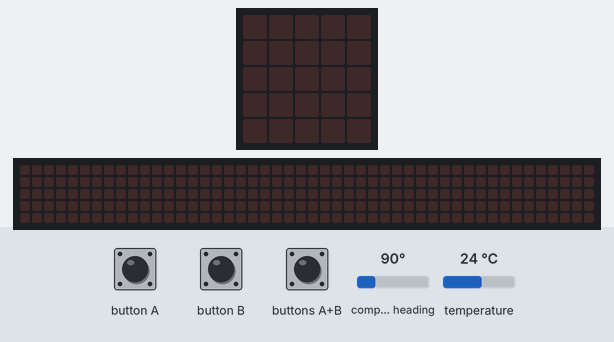
Recording of a program running on a simulated BBC micro:bit (MakeCode). On the bench: the board's 5×5 LED display, a strip that is not on the board, showing the scrolling text unrolled. The inputs (shaded band) are chosen by the test bench; at power-on: compass heading 90°, temperature 24 °C. The 48×5 strip is a reading aid, not a part: it shows the text the display is scrolling, unrolled, one strip-width of it at a time; the compass is already calibrated.

Above: at 1.2 s.
1.3 s: button B pressed for 0.15 s
At 1.9 s:
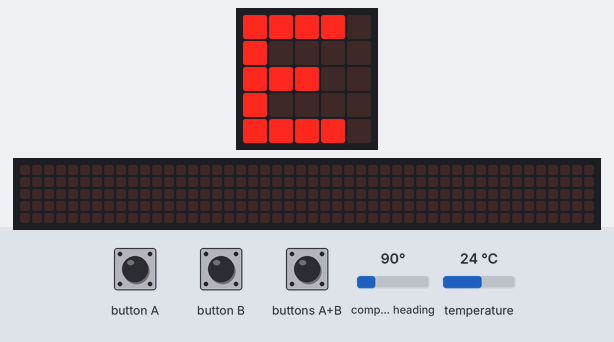
4.4 s: button A pressed for 3.2 s
At 9.32 s:
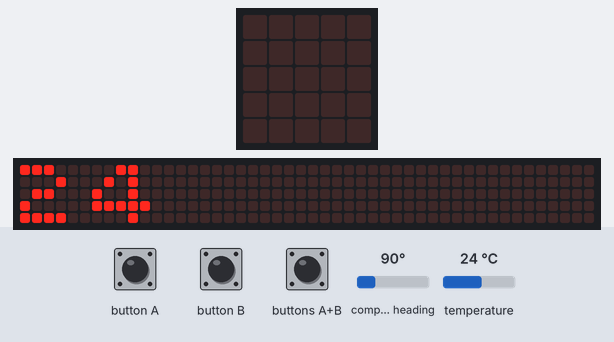
10.6 s: button B pressed for 1 s
At 13.43 s:
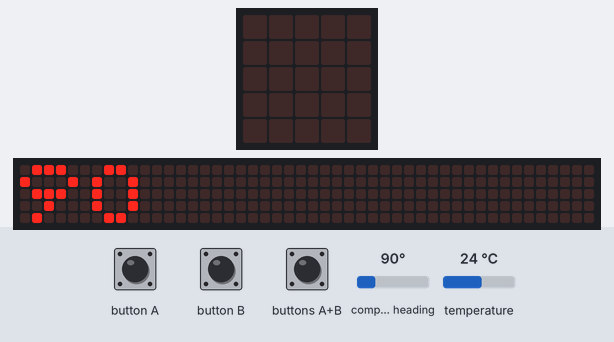
13.6 s: button B pressed for 3.2 s
At 16.6 s:
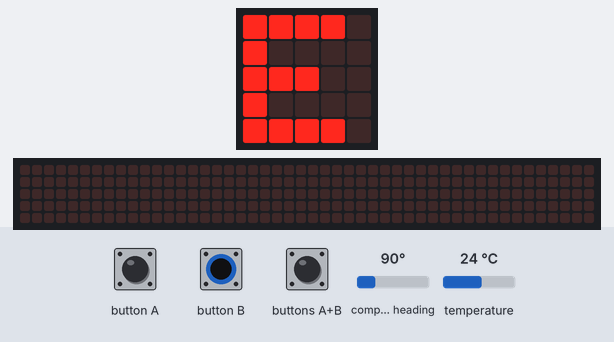
18.3 s: compass heading set to 7°
At 20.0 s:
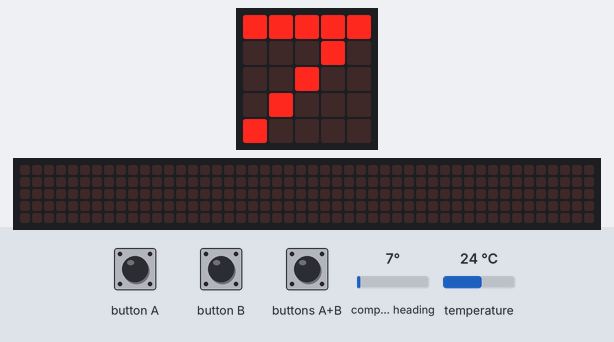
20.3 s: button B pressed for 0.15 s
At 20.9 s:
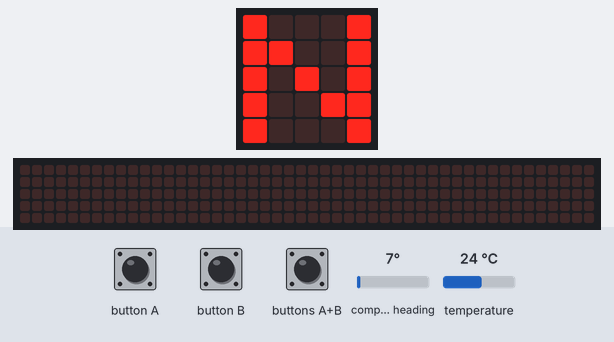
Timing chart, 0 to 23.3 s (numbered marks = the images above; inputs shaded):
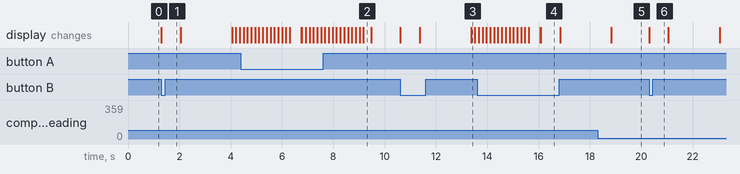

Measured:
- after the input at 1.3 s, the display: changes at once (image 1)
- after the input at 10.6 s, the display: first changes at once (image 3 shows a later state)
- after the input at 13.6 s, the display: first differs from a run without the input after 2.5 s (image 4)
- after the input at 18.3 s, the display: changes after 0.54 s (image 5)
- after the input at 20.3 s, the display: changes at once (image 6)

The program:

main.ts
```typescript
basic.forever(function () {
    if (input.buttonIsPressed(Button.AB)) {
        input.calibrateCompass()
    }
    if (input.buttonIsPressed(Button.A)) {
        basic.showNumber(input.temperature())
        basic.clearScreen()
        basic.pause(1000)
    }
    if (input.buttonIsPressed(Button.B)) {
        if (input.compassHeading() < 22.5) {
            basic.showString("N")
        } else if (input.compassHeading() < 67.5) {
            basic.showString("NE")
        } else if (input.compassHeading() < 112.5) {
            basic.showString("E")
        } else if (input.compassHeading() < 157.5) {
            basic.showString("SE")
        } else if (input.compassHeading() < 202.5) {
            basic.showString("S")
        } else if (input.compassHeading() < 247.5) {
            basic.showString("SW")
        } else if (input.compassHeading() < 292.5) {
            basic.showString("W")
        } else {
            basic.showString("NW")
        }
        basic.clearScreen()
        basic.pause(2000)
        basic.showNumber(input.compassHeading())
    }
})
```

test.ts
```typescript
// 在這裡測試；當此封包作為擴充功能時，將不會編譯此內容。
```
